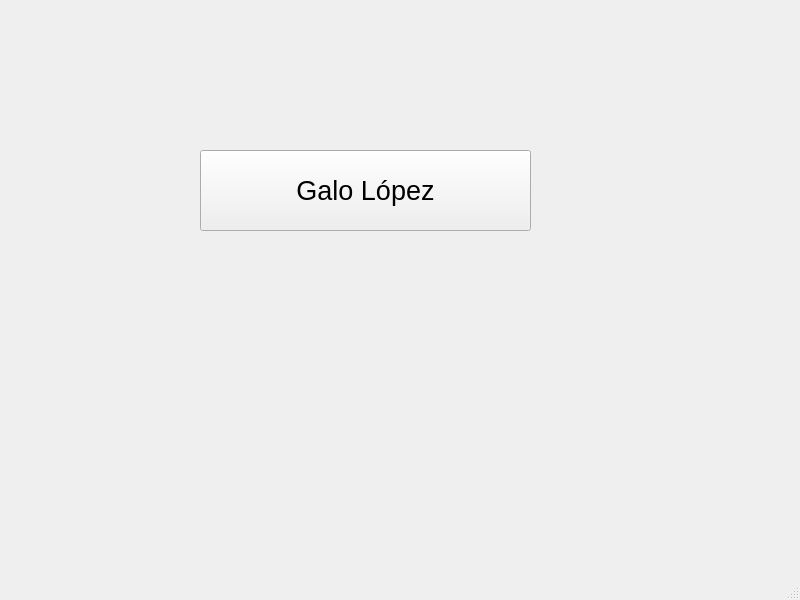
<?xml version="1.0" encoding="UTF-8"?>
<ui version="4.0">
 <class>MainWindow</class>
 <widget class="QMainWindow" name="MainWindow">
  <property name="geometry">
   <rect>
    <x>0</x>
    <y>0</y>
    <width>800</width>
    <height>600</height>
   </rect>
  </property>
  <property name="font">
   <font>
    <pointsize>20</pointsize>
   </font>
  </property>
  <property name="windowTitle">
   <string>MainWindow</string>
  </property>
  <widget class="QWidget" name="centralwidget">
   <widget class="QPushButton" name="pushButton">
    <property name="geometry">
     <rect>
      <x>200</x>
      <y>150</y>
      <width>331</width>
      <height>81</height>
     </rect>
    </property>
    <property name="text">
     <string>Galo López</string>
    </property>
   </widget>
  </widget>
  <widget class="QMenuBar" name="menubar">
   <property name="geometry">
    <rect>
     <x>0</x>
     <y>0</y>
     <width>800</width>
     <height>51</height>
    </rect>
   </property>
  </widget>
  <widget class="QStatusBar" name="statusbar"/>
 </widget>
 <resources/>
 <connections/>
</ui>
